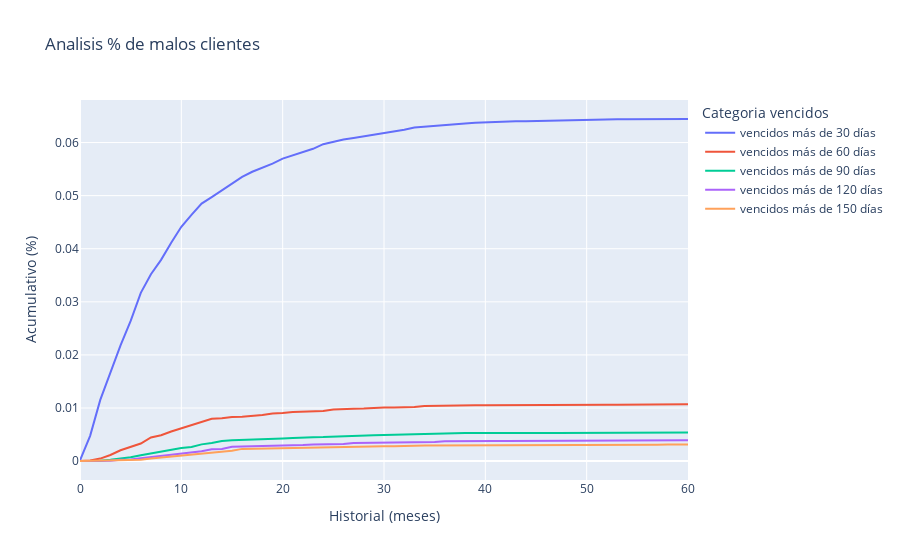

The cell this chart's notebook holds for it:
### Code cell
px.line(obslst,title='Analisis % de malos clientes',labels=dict(index="Historial (meses)", value="Acumulativo (%)", variable="Categoria vencidos"))
